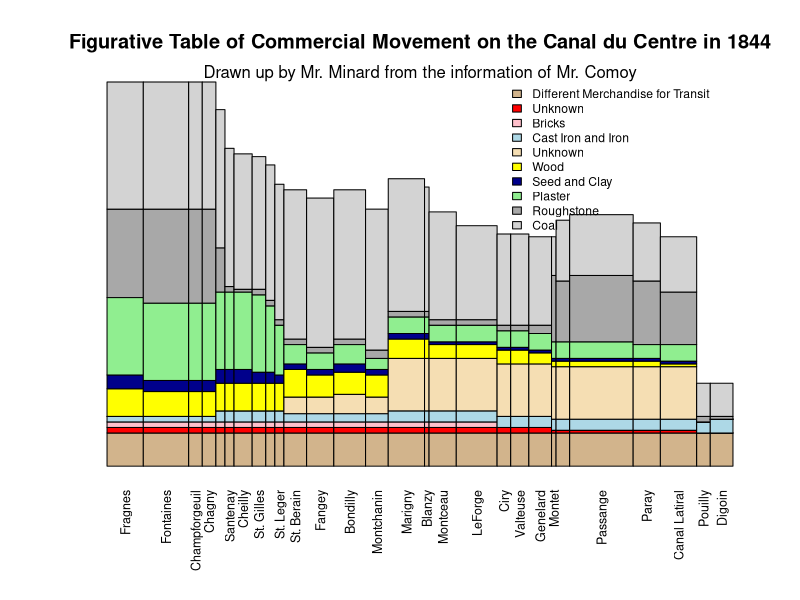

This figure's R source:
##########################################################################
### This code was written to recreate Minard's graph "Canal du Centre" ###
###                                                                    ###
###                  By Jessica Anderson on 2/16/2009                  ###
##########################################################################

width = c(8,10,3,3,2,2,4,3,2,2,5,6,7,5,8,1,6,9,3,4,5,1,3,14,6,8,3,5)
h1 = c(6,1,1,1,0,5,2.5,14,16,23)
h2 = c(6,1,1,1,0,4.5,2,14,17,23)
h3 = c(6,1,1,1,0,4.5,2,14,17,23)
h4 = c(6,1,1,1,0,4.5,2,14,17,23)
h5 = c(6,1,1,2,0,5,2.5,14,8,25)
h6 = c(6,1,1,2,0,5,2.5,14,1,25)
h7 = c(6,1,1,2,0,5,2.5,14,.5,24.5)
h8 = c(6,1,1,2,0,5,2,14,1,24)
h9 = c(6,1,1,2,0,5,2,12,1,24.5)
h10 = c(6,1,1,2,0,5,1.5,9,1,24.5)
h11 = c(6,1,1,1.5,3,5,1,3.5,1,27)
h12 = c(6,1,1,1.5,3,4,1,3,1,27)
h13 = c(6,1,1,1.5,3.5,4,1.5,3.5,1,27)
h14 = c(6,1,1,1.5,3,4,1,2,1.5,25.5)
h15 = c(6,1,1,2,9.5,3.5,1,3,1,24)
h16 = c(6,1,1,2,9.5,3.5,1,3,1,22.5)
h17 = c(6,1,1,2,9.5,2.5,.5,3,1,19.5)
h18 = c(6,1,1,2,9.5,2.5,.5,3,1,17)
h19 = c(6,1,0,2,9.5,2.5,.5,3,1,16.5)
h20 = c(6,1,0,2,9.5,2.5,.5,3,1,16.5)
h21 = c(6,1,0,2,9.5,2,.5,3,1.5,16)
h22 = c(6,.5,0,2,9.5,1,.5,3,12,7)
h23 = c(6,.5,0,2,9.5,1,.5,3,11,11)
h24 = c(6,.5,0,2,9.5,1,.5,3,12,11)
h25 = c(6,.5,0,2,9.5,1,.5,2.5,11.5,10.5)
h26 = c(6,.5,0,2,9.5,.5,.5,3,9.5,10)
h27 = c(6,0,0,2,0,0,0,0,1,6)
h28 = c(6,0,0,2.5,0,0,0,0,.5,6)

height = matrix(cbind(h1,h2,h3,h4,h5,h6,h7,h8,h9,h10,h11,h12,h13,h14,
h15,h16,h17,h18,h19,h20,h21,h22,h23,h24,h25,h26,h27,h28),10,28)

colors = c("tan","red","pink","lightblue","wheat","yellow","darkblue",
"lightgreen","grey66","lightgrey")

names = c("Fragnes","Fontaines","Champforgeuil","Chagny","Remigny","Santenay",
"Cheilly","St. Gilles","Dennevy","St. Leger","St. Berain","Fangey","Bondilly",
"Montchanin","Marigny","Blanzy","Montceau","LeForge","Ciry","Valteuse",
"Genelard","Montet","Palinges","Passange","Paray","Canal Latiral","Pouilly","Digoin")

goods = c("Different Merchandise for Transit","Unknown","Bricks",
"Cast Iron and Iron","Unknown","Wood","Seed and Clay","Plaster","Roughstone","Coal")

add = 0
i = 0
nwidth = 0
for(i in 1:28)
{
nwidth[i] = add+width[i]
add = nwidth[i]
}

par(las=3,mar=c(6.5,4.1,4.1,2.1))
barplot(width=width,height=height,beside=FALSE,col=colors,space=0,axes=FALSE,names.arg=names,cex.names=.75)
legend(x=87,y=70,legend=goods,fill=colors,cex=.73,bty="n")
title("Figurative Table of Commercial Movement on the Canal du Centre in 1844")
par(las=0)
mtext("Drawn up by Mr. Minard from the information of Mr. Comoy")
